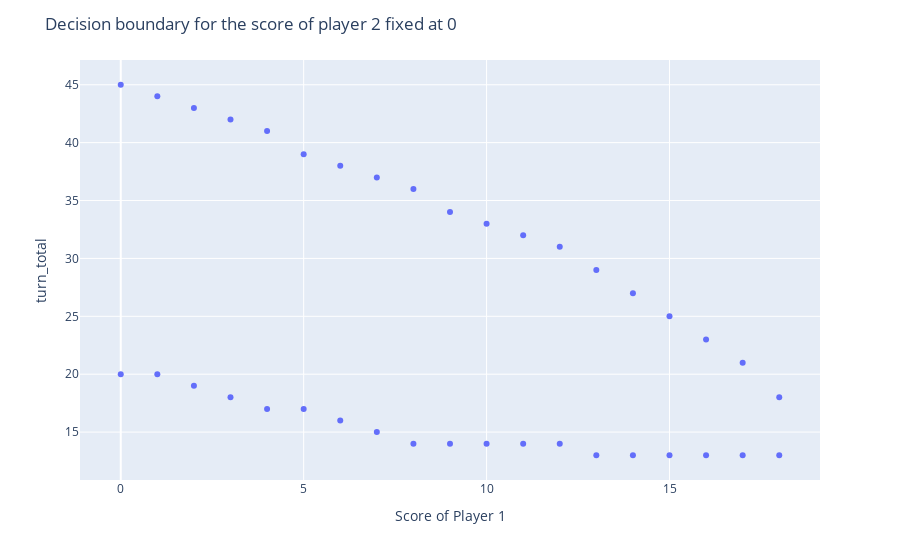

Here is the notebook cell this chart was saved with:
### Markdown cell above
### plot decision boundary for score_2 fixed at 0

- each dot in the plot represents the last value of a switch in the roll_flag
- note: at turn_total = 0 it is always better to roll, i.e. this defines the start of the decision space
- e.g. for a score of player 1 of 5 (and player 2 of 0 - which is fixed):
    - it is optimal to roll until the turn total is 17 (or above)
    - if 39 >= turn_total > 17 it is optimal to hold
    - for turn_total > 39 it is optimal to roll
    - note that an optimal player will not reach turn total > 39, since he will hold before, i.e. only a non-optimal player can reach this state
    - in fact an optimal player can only reach turn_total = 17 + 6 = 23
- note that for score_1 > 18 (and fixed score_2 = 0) it is always optimal to roll, regardless of turn_total

### Code cell
score_2 = 0
temp_flag = ((decision_space['score_2'] == score_2) & (decision_space['boundary_flag'] == 1))
decision_line = decision_space[temp_flag].copy()
fig = px.scatter(decision_line, x='score_1', y='turn_total')
fig.update_layout(title=f'Decision boundary for the score of player 2 fixed at {score_2}',
                  xaxis_title='Score of Player 1')
fig.show()

### Figure 1 — Plotly figure (JSON) as saved in the notebook; plotly's stock layout.template omitted (floating-point values rounded to 4 significant figures)
{"data": [{"hovertemplate": "score_1=%{x}<br>turn_total=%{y}<extra></extra>", "legendgroup": "", "marker": {"color": "#636efa", "symbol": "circle"}, "mode": "markers", "name": "", "orientation": "v", "showlegend": false, "type": "scatter", "x": [0, 0, 1, 1, 2, 2, 3, 3, 4, 4, 5, 5, 6, 6, 7, 7, 8, 8, 9, 9, 10, 10, 11, 11, 12, 12, 13, 13, 14, 14, 15, 15, 16, 16, 17, 17, 18, 18], "xaxis": "x", "y": [20, 45, 20, 44, 19, 43, 18, 42, 17, 41, 17, 39, 16, 38, 15, 37, 14, 36, 14, 34, 14, 33, 14, 32, 14, 31, 13, 29, 13, 27, 13, 25, 13, 23, 13, 21, 13, 18], "yaxis": "y"}], "layout": {"legend": {"tracegroupgap": 0}, "margin": {"t": 60}, "title": {"text": "Decision boundary for the score of player 2 fixed at 0"}, "xaxis": {"anchor": "y", "domain": [0, 1], "title": {"text": "Score of Player 1"}}, "yaxis": {"anchor": "x", "domain": [0, 1], "title": {"text": "turn_total"}}}}
